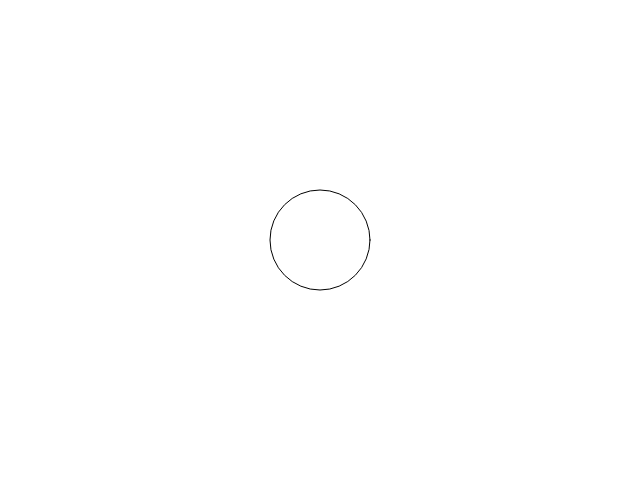
Frame 1 (no input)
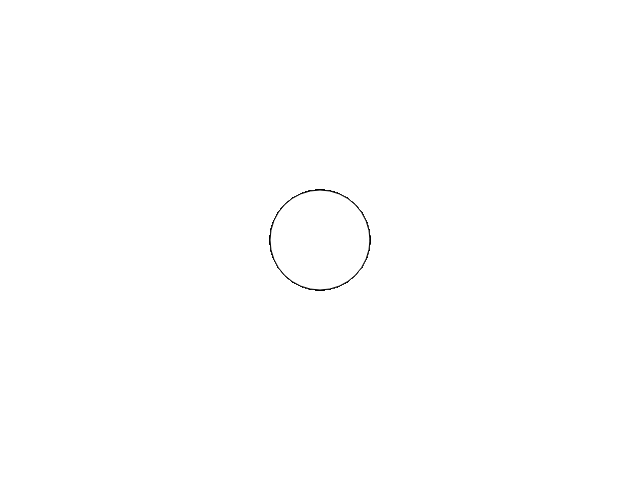
Frame 60 (no input)
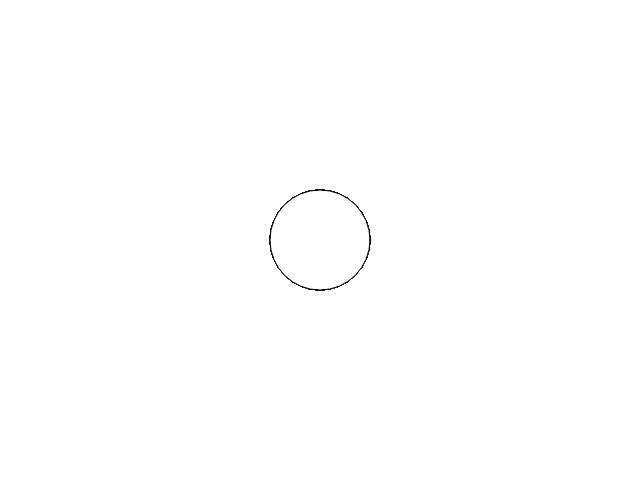
Frame 120 (the mouse pressed at the canvas centre since frame 60)

The p5.js sketch that drew these frames (run headless with seeded random() and noise() and a simulated clock; from frame 60 on, the mouse is pressed at the canvas centre):

// p5.js sketch
// ── sketch.js
// 函数setup() ：准备阶段
function setup() {
	createCanvas(640,480);
}

// 函数draw()：作画阶段
function draw() {
	fill(255);// 填充白色
	ellipse(320,240,100,100); // 画圆形
}
